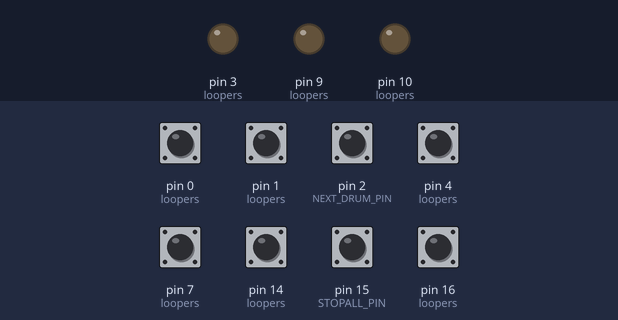
Simulated run of this sketch. Board: Arduino Leonardo, built with avr-gcc and run on an emulated ATmega32U4. Shown: output pins drawn as LEDs (lit = HIGH). Dashed ring = blinking. The test bench sets the inputs (shaded band); at power-on: pin 0 (loopers), pin 1 (loopers), pin 2 (NEXT_DRUM_PIN), pin 4 (loopers), pin 7 (loopers), pin 14 (loopers), pin 15 (STOPALL_PIN), pin 16 (loopers) HIGH. Pins used as bus, display or sensor lines are not drawn.

Above: at 1.2 s.
1.3 s: pin 7 (loopers) pulled LOW for 0.15 s
At 1.42 s:
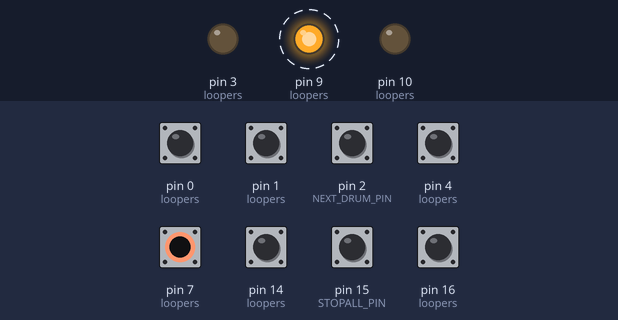
4.3 s: pin 14 (loopers) pulled LOW for 0.15 s
At 4.39 s:
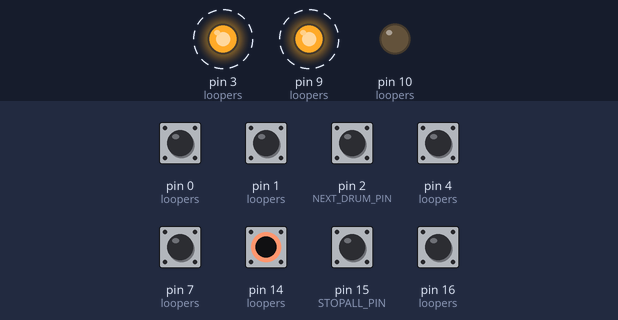
7.3 s: pin 16 (loopers) pulled LOW for 0.15 s
At 7.78 s:
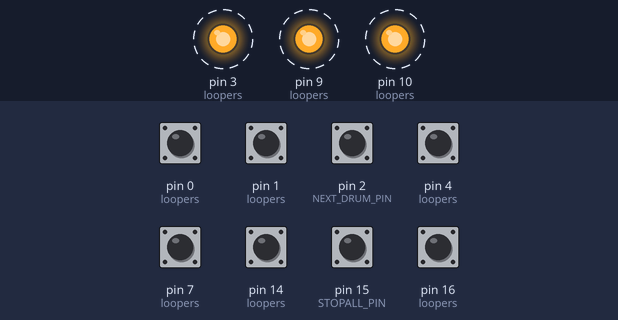
10.3 s: pin 1 (loopers) pulled LOW for 0.15 s
13.3 s: pin 0 (loopers) pulled LOW for 0.15 s
16.3 s: pin 4 (loopers) pulled LOW for 0.15 s
At 16.3 s:
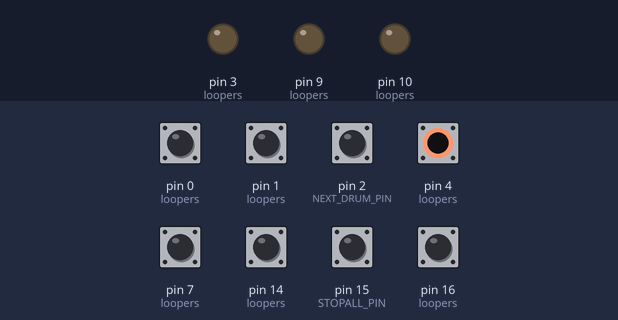
Timing chart, 0 to 18.9 s (numbered marks = the images above; inputs shaded):
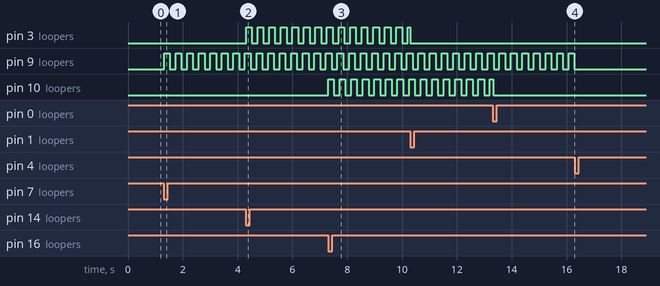

Measured:
- after the input at 1.3 s, pin 9 (loopers): alternates HIGH for 0.21 s and LOW for 0.21 s, starting at once
- after the input at 4.3 s, pin 3 (loopers): alternates HIGH for 0.21 s and LOW for 0.21 s, starting at once
- after the input at 7.3 s, pin 10 (loopers): alternates HIGH for 0.21 s and LOW for 0.21 s, starting at once
- after the input at 16.3 s, pin 9 (loopers): stops changing and stays LOW

The sketch:

footswitch.ino
```cpp
/*
  Footswitch USB - MIDI Controller
  --------------------------------
  gonzalo moiguer 2019
  www.gonzamoiguer.com.ar
*/


#include <MIDIUSB.h>
#include "looperChannel.h" // to make the code more readable every class should be stored in separate files

#define LOOPERS_AMOUNT 3

void noteOn(byte channel, byte pitch, byte velocity) {
  midiEventPacket_t noteOn = {0x09, 0x90 | channel, pitch, velocity};
  MidiUSB.sendMIDI(noteOn);
}

void noteOff(byte channel, byte pitch, byte velocity) {
  midiEventPacket_t noteOff = {0x08, 0x80 | channel, pitch, velocity};
  MidiUSB.sendMIDI(noteOff);
}

void controlChange(byte channel, byte control, byte value) {
  midiEventPacket_t event = {0x0B, 0xB0 | channel, control, value};
  MidiUSB.sendMIDI(event);
}


unsigned long previousMillis = 0;
int screenTimerCounter = 0;
int screenMode = 0;
// 0 = setup show
// 1 = midi output
// 2 = instrument select

const int setupShowDuration = 2000;
int setupShowCurrLed = 0;
int currTempo = 0;


const int DEMUX_A = 21;
const int DEMUX_B = 19;
const int DEMUX_C = 20;
const int DEMUX_OUT = 5;


const int STOPALL_PIN = 15;
bool stopAllPinPrevState = true;


const int NEXT_DRUM_PIN = 2;
const int maxDrumsChannels = 3;
bool nextDrumPrevState = true;
int drumsChannel = 0;
bool changeDrumPrevState = true;
const int DRUMS_DISPLAY_DURATION = 3000;


const bool secuenciaDemux[7][3] =  {
  { 0, 0, 0},
  { 1, 0, 0},
  { 0, 0, 1},
  { 1, 1, 1},
  { 1, 1, 0},
  { 1, 0, 1},
  { 0, 1, 1}
};

void DisplayDemuxIndex(int i){
  int pin_a_value = secuenciaDemux[i][0];
  digitalWrite(DEMUX_A, pin_a_value);
  int pin_b_value = secuenciaDemux[i][1];
  digitalWrite(DEMUX_B, pin_b_value);
  int pin_c_value = secuenciaDemux[i][2];
  digitalWrite(DEMUX_C, pin_c_value);
  digitalWrite(DEMUX_OUT, HIGH);
}


// Inicio las clases de de loopers
LooperChannel loopers[LOOPERS_AMOUNT] = {
  LooperChannel(14,   1,  3, 48, 20, 49),
  LooperChannel(16,   0,  10, 50, 21, 51),
  LooperChannel(7,    4,  9, 52, 22, 53)
  //  recPin, clearPin, ledPin, midiRecNote, midiPauseNote, midiClearNote
};


void setup()
{
  for (int i = 0; i < LOOPERS_AMOUNT; i++) {
    loopers[i].setup();
  }

  // Demuxer PINS
  pinMode(DEMUX_A,  OUTPUT);
  pinMode(DEMUX_B,  OUTPUT);
  pinMode(DEMUX_C,  OUTPUT);
  pinMode(DEMUX_OUT,  OUTPUT);

  pinMode(STOPALL_PIN,  INPUT_PULLUP);
  pinMode(NEXT_DRUM_PIN,  INPUT_PULLUP);
}

void loop()
{

  // *************************
  // Read MIDI IN
  // *************************
  midiEventPacket_t rx;
  do {
    rx = MidiUSB.read();
    // read the velocity value
    int note = rx.byte2;
    int velocity = rx.byte3;
    if (rx.header != 0) {
      // *************************
      // MIDI IN to Beat Display
      if (velocity > 64) {
        if (note == 72) {
          // Si la nota es C4. Seteo el tempo en el primer beat.
          // Asi me aseguro de estar siempre en sincro
          currTempo = 0;
        } else {
          currTempo++;
          if (currTempo > 5) currTempo = 0;
        }
      }
    }
  } while (rx.header != 0);


  // *************************
  // LED Display Logic (?)
  // *************************
  unsigned long currentMillis = millis();
  unsigned int deltaTime = currentMillis - previousMillis;
  previousMillis = currentMillis;
  screenTimerCounter += deltaTime;


  // *************************
  // Next Drum Button
  // *************************
  bool changeDrumPinState = (digitalRead(NEXT_DRUM_PIN) == HIGH);
  if ( !changeDrumPinState  && changeDrumPinState != changeDrumPrevState ) {
    drumsChannel++;
    if (drumsChannel + 1 > maxDrumsChannels) {
      drumsChannel = 0;
    }

    switch(drumsChannel){
      case 0:
        controlChange(0, 24, 127); // Activar Canal
        controlChange(0, 25, 0); // Apagar canal
        controlChange(0, 26, 0); // Apagar canal
      break;
      case 1:
        controlChange(0, 24, 0);
        controlChange(0, 25, 127);
        controlChange(0, 26, 0);
      break;
      case 2:
        controlChange(0, 24, 0);
        controlChange(0, 25, 0);
        controlChange(0, 26, 127);
      break;
    }


    if (screenMode != 2) {
      screenMode = 2;
      screenTimerCounter = 0;
    }
  }
  changeDrumPrevState = changeDrumPinState;

  if (screenMode == 0) {
    // init show
    DisplayDemuxIndex(setupShowCurrLed);
    setupShowCurrLed++;

    if (screenTimerCounter >= setupShowDuration) {
      // show mustn-t go on
      screenMode = 1;
    }

  } else if (screenMode == 1) {
    DisplayDemuxIndex(currTempo);

  } else if (screenMode == 2) {
    DisplayDemuxIndex(drumsChannel);
    if (screenTimerCounter >= DRUMS_DISPLAY_DURATION) {
      screenMode = 1;
    }
  }
  // *************************


  // *************************
  // Stop All Button
  // *************************
    bool stopAllPinState = (digitalRead(STOPALL_PIN) == HIGH);
    if ( !stopAllPinState  && stopAllPinState != stopAllPinPrevState ){
      noteOn(0, 23, 127);
    }
    stopAllPinPrevState = stopAllPinState;
  // *************************


  // *************************
  // Loopers Logic
  // *************************
  for (int i = 0; i < LOOPERS_AMOUNT; i++) {
    // Rec Switch Logic
    loopers[i].currRecState = digitalRead(loopers[i].recPin);

    if ( loopers[i].currRecState != loopers[i].prevRecState) {

      if ( loopers[i].currRecState == LOW) {

        if ( loopers[i].status() == 0) {
          // clear -> rec
          noteOn(0, loopers[i].midiRecNote, 127);
          loopers[i].StartRecording();

        } else if ( loopers[i].status() == 1) {
          // rec -> play
          noteOn(0, loopers[i].midiRecNote, 127);
          controlChange(0, loopers[i].midiPauseNote, 127); // Activar Canal
          loopers[i].ResumePlayback();

        } else if ( loopers[i].status() == 2) {
          // Playing -> pause
          controlChange(0, loopers[i].midiPauseNote, 0); // Apagar canal
          loopers[i].PausePlayback();

        } else {
          // pause -> play
          controlChange(0, loopers[i].midiPauseNote, 127); // Activar Canal
          loopers[i].ResumePlayback();
        }

      } else {
        // Serial.println("REC BT Released");
        loopers[i].RecButtonReleased();
      }
    }

    loopers[i].prevRecState = loopers[i].currRecState;


    // *************************
    // Clear Switch Logic
    loopers[i].currClearState = digitalRead(loopers[i].clearPin);

    if ( loopers[i].currClearState != loopers[i].prevClearState) {

      if ( loopers[i].currClearState == LOW) {
      // Serial.println("Clear BT PRESS");
        loopers[i].ClearButtonPressed();
        //send midi cc on
        noteOn(0, loopers[i].midiClearNote, 64);
      } else {

        // Serial.println("Clear BT Released");
        loopers[i].RecButtonReleased();
        noteOff(0, loopers[i].midiClearNote, 127);
      }
    }

    loopers[i].prevClearState = loopers[i].currClearState;


    loopers[i].loop();
    // Delay a little bit to avoid bouncing
    delay(10);

  }
  // *************************
  MidiUSB.flush();
}
```

looperChannel.h
```cpp
class LooperChannel
{
	public: // members available for the outside world
		LooperChannel(int _recPin, int _clearPin, int _ledPin, int _midiRecNote, int _midiPauseNote, int _midiClearNote); // the constructor

		void setup();
		void loop();
		int status();
		void RecButtonPressed();
		void RecButtonReleased();
		void ClearButtonPressed();
		void ClearButtonReleased();
		void StartRecording();
		void StopRecording();
		void PausePlayback();
		void ResumePlayback();
		void Clear();

		int recPin;
		int clearPin;
		int ledPin;

    int prevRecState = 0;
    int currRecState = 0;
    int prevClearState = 0;
    int currClearState = 0;

		int midiRecNote;
    int midiPauseNote;
		int midiClearNote;

    bool isPaused = false;

	private: // members for private use only

		int _status;
		int _ledState = 0;
		// status
		// 0 = clear
		// 1 = recording
		// 2 = playing loop
		// 3 = paused
		const int blinkInterval = 200;
		unsigned long previousMillis = 0;
    int fadeValue = 20;
    bool fadeGoingUp = true;
    const int fadeSpeed = 5;
};


LooperChannel::LooperChannel(int _recPin, int _clearPin, int _ledPin, int _midiRecNote, int _midiPauseNote, int _midiClearNote) // the constructor at work
{
	recPin 		= _recPin;
	clearPin 	= _clearPin;
	ledPin 		= _ledPin;
	_status 	= 0;
	midiRecNote 	= _midiRecNote;
  midiPauseNote = _midiPauseNote;
	midiClearNote	= _midiClearNote;
}


void LooperChannel::setup() // set the selected PIN to be a digital output
{
	pinMode(recPin,   INPUT_PULLUP);
	pinMode(clearPin, INPUT_PULLUP);
	pinMode(ledPin,   OUTPUT);
}

void LooperChannel::loop() // set the selected PIN to be a digital output
{
//  Serial.println(_status);
	if(_status == 1){
		// blinking led: https://www.arduino.cc/en/Tutorial/BlinkWithoutDelay
		unsigned long currentMillis = millis();
		if (currentMillis - previousMillis >= blinkInterval) {
			// save the last time you blinked the LED
			previousMillis = currentMillis;

			// if the LED is off turn it on and vice-versa:
			if (_ledState == 0) {
				_ledState = 255;
			} else {
				_ledState = 0;
			}
			// set the LED with the _ledState of the variable:
			analogWrite(ledPin, _ledState);
		}

	}else if(_status == 3){
    // Pause pulsing LED
    if(fadeGoingUp){
      fadeValue += fadeSpeed;
      if(fadeValue > 100) fadeGoingUp = false;
    }else{
      fadeValue -= fadeSpeed;
      if(fadeValue < 20) fadeGoingUp = true;
    }

    fadeValue = max(fadeValue,20);
    fadeValue = min(fadeValue,100);
    analogWrite(ledPin, fadeValue);

	}
}

int LooperChannel::status()
{
  return _status;
}


void LooperChannel::RecButtonPressed()
{
  if(_status == 0){


	}else if(_status == 1){


	}else if(_status == 2){


	}else if(_status == 3){

	}
}

void LooperChannel::RecButtonReleased()
{
//  u.println("REC BT Release");
}

void LooperChannel::ClearButtonPressed()
{
//  Serial.println("CLEAR BT PRESS");
	this->Clear();
}
void LooperChannel::ClearButtonReleased()
{
//  Serial.println("CLEAR BT Release");

}

void LooperChannel::StartRecording()
{
	_status = 1;
	// blinking leds on loop()
}

void LooperChannel::StopRecording()
{
	this->ResumePlayback();

}

void LooperChannel::ResumePlayback()
{
	_status = 2;
	analogWrite(ledPin, 255);
}

void LooperChannel::PausePlayback()
{
	_status = 3;
  //fade in/out in loop
}

void LooperChannel::Clear()
{
	_status = 0;
	analogWrite(ledPin, 0);
}
```
